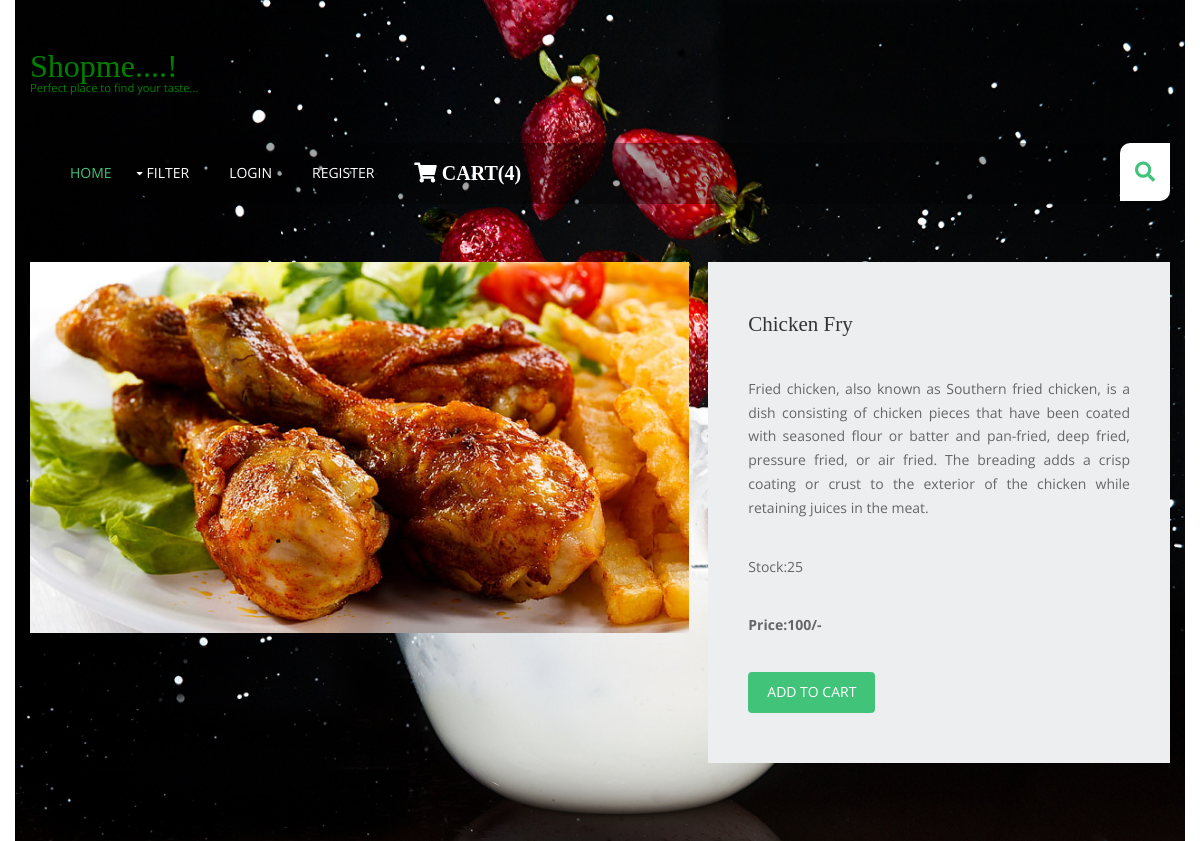
Screenshot of /non-veg-items/chicken-fry/ with the database file from the repository.
### shop/models.py (models this page shows, shortened)
class Prod(models.Model):
    name = models.CharField(max_length=250, unique=True)
    slug = models.SlugField(max_length=250, unique=True)
    img = models.ImageField(upload_to='products')
    des = models.TextField()
    stock = models.IntegerField()
    available = models.BooleanField()
    price = models.IntegerField()
    category = models.ForeignKey(Category, on_delete=models.CASCADE)

### shop/views.py (the view)
# urls.py: path('<slug:c_slug>/<slug:product_slug>/', views.product_details, name='details'),
def product_details(request, c_slug, product_slug):
    try:
        prod = Prod.objects.get(category__slug=c_slug, slug=product_slug)
    except Exception as e:
        raise e
    return render(request, 'product.html', {'pr': prod})

### cart/context_processor.py (called while the page is built)
def count(request):
    item_count = 0
    if 'admin' in request.path:
        return {}
    else:
        try:
            ct = Cartlist.objects.filter(cart_id=c_id(request))
            cti = Items.objects.all().filter(cart=ct[:1])
            for c in cti:
                item_count += c.quantity
        except Cartlist.DoesNotExist:
            item_count = 0
        return dict(itc=item_count)

### cart/views.py (called while the page is built)
def c_id(request):
    ct_id = request.session.session_key
    if not ct_id:
        ct_id = request.session.create()
        return ct_id

### templates/product.html (shortened to what this page needs)
{% extends 'base.html' %}
{% block content %}
{% load static %}
<!DOCTYPE html>
<html lang="en">
<br>
<head>
    <link href="{% static 'pr/fontawesome/css/all.min.css' %}" rel="stylesheet" />
    <link href="{% static 'pr/css/templatemo-comparto.css' %}" rel="stylesheet" />
</head>
<br>
<body>
    <div class="container-fluid">
        <section class="tm-mb-1" id="about">
            <div class="tm-row tm-about-row">
                <div class="tm-section-1-l">
                    <img src="{{pr.img.url}}" alt="About image" class="tm-img-responsive">
                </div>
                <article class="tm-section-1-r tm-bg-color-8">
                    <h2 class="tm-mb-2 tm-title-color">{{pr.name}}</h2>
                    <p style="text-align: justify">{{pr.des}}</p>
                    <p>Stock:{{pr.stock}}</p>
                    <b><p>Price:{{pr.price}}/-</p></b>
{% if pr.stock <= 0 %}
                    <h4 style="color:red">Sorry... no stock left...!</h4>
 {% else %}
                    <a href="{% url 'add_cart' pr.id %}" class='btn btn-success'>Add to Cart</a>
 {% endif %}
                </article>
            </div>
        </section>
    </div>
</body>
<br><br>
</html>
{% endblock %}

### static/hm/layout/styles/layout.css (style rules this page uses)
*, *::before, *::after { transition:all .3s ease-in-out; }
body { color:#474747; background-color:#FFFFFF; }
a { color:#41C379; }
.btn, .btn.inverse:hover { color:#FFFFFF; background-color:#41C379; border-color:#41C379; }

### static/pr/css/templatemo-comparto.css (style rules this page uses)
*, *::before, *::after { box-sizing: border-box; outline: none; }
ul, h1, h2, h3, h4, p, figure { padding: 0; margin: 0; }
body { font-family: 'Open Sans', Arial, sans-serif; font-size: 18px; overflow-x: hidden; padding-left: 15px; padding-right: 15px; margin: 0; }
h2 { font-size: 1.5rem; }
a { transition: all 0.3s ease; text-decoration: none; }
p { color: #666; line-height: 1.7; margin-bottom: 35px; }
h1, h2, h3, h4, h5, h6 { color: #333; }
.container-fluid { max-width: 1210px; margin-left: auto; margin-right: auto; }
.tm-mb-1 { margin-bottom: 20px; }
.tm-mb-2 { margin-bottom: 40px; }
.tm-bg-color-8 { background-color: #EDEEEF; }
.tm-img-responsive { max-width: 100%; height: auto; }
.tm-section-1-l { width: 57.85%; margin-right: 1.65%; }
.tm-section-1-r { padding: 50px 40px; width: 40.5%; }
.tm-row { display: flex; }
a { color: #666; }

### static/hm/layout/styles/framework.css (style rules this page uses)
html { overflow-y:scroll; overflow-x:hidden; }
html, body { margin:0; padding:0; font-size:14px; line-height:1.6em; }
*, *::before, *::after { box-sizing:border-box; }
.btn { display:inline-block; padding:8px 18px 10px; text-transform:uppercase; border:1px solid; }
a { outline:none; text-decoration:none; }
img { width:auto; max-width:100%; height:auto; margin:0; padding:0; border:none; line-height:normal; vertical-align:middle; }
body, input, textarea, select { font-family:Verdana, Geneva, sans-serif; }
h1, h2, h3, h4, h5, h6, .heading { font-family:Georgia, "Times New Roman", Times, serif; }
::placeholder { opacity:1; }
h1, h2, h3, h4, h5, h6, .heading { margin:0 0 20px 0; font-size:22px; line-height:normal; font-weight:normal; text-transform:capitalize; }
address, article, aside, figcaption, figure, footer, header, main, nav, section { display:block; margin:0; padding:0; }

### rows the page displays
Prod: img (picture), name "Chicken Fry", des "Fried chicken, also known as Southern fried chicken, is a dish consisting of chicken pieces that have been coated with seasoned flour or batter and pan-fried, deep fried, pressure fried, or air fried. The breading adds a crisp coating or crust to the exterior of the chicken while retaining juices in the meat.", stock "25", price "100"

### other values shown
{{ itc }} "4"
